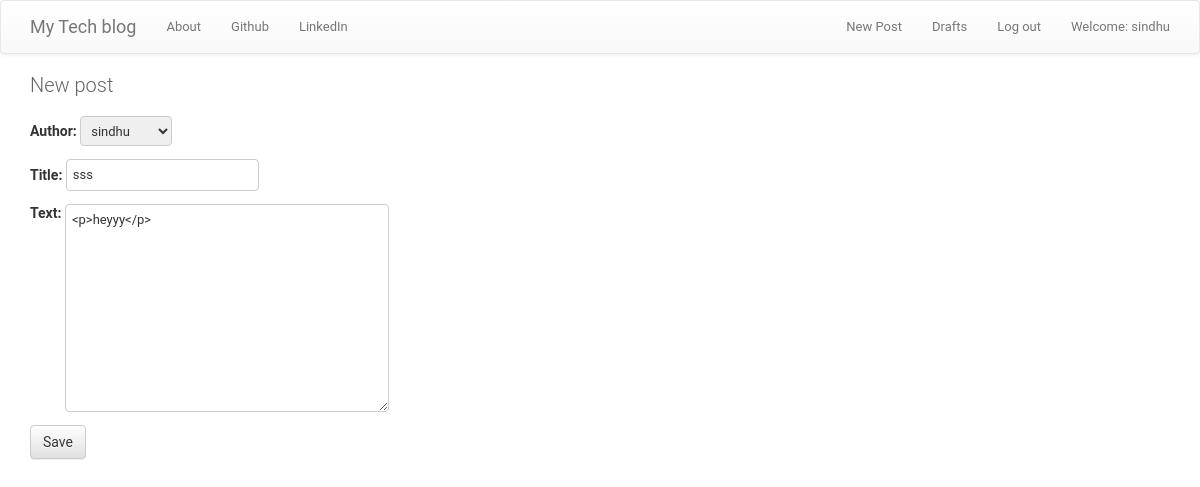
Screenshot of /blog/post/7/edit/ (signed in) with the database file from the repository.
### blog/models.py (models this page shows, shortened)
class Post(models.Model):
    author = models.ForeignKey(User, on_delete=models.CASCADE)
    title = models.CharField(max_length=200)
    text = models.TextField()
    created_date = models.DateTimeField(default=timezone.now)
    published_date = models.DateTimeField(blank=True, null=True)

### blog/views.py (the view)
# urls.py: url(r'^post/(?P<pk>\d+)/edit/$', views.PostUpdateView.as_view(), name='post_edit'),
class PostUpdateView(LoginRequiredMixin,UpdateView):
    login_url='/login/'
    redirect_field_name = 'post_detail.html'
    form_class = PostForm
    template_name = 'post_form.html'
    model=Post

### blog/forms.py
class PostForm(forms.ModelForm):
    class Meta:
        model = Post
        fields = ('author','title', 'text',)
        widgets = {
            'title': forms.TextInput(attrs={'class': 'textinputclass'}),
            'text': forms.Textarea(attrs={'class': 'editable medium-editor-textarea postcontent'}),
        }

### blog/templates/post_form.html (shortened to what this page needs)
{% extends 'base.html' %}
{% block content %}
    <h1>New post</h1>
    <form method="POST" class="post-form">
    {{form.as_p}}
    <button type="submit" class="save btn btn-default">Save</button>
    </form>
{% endblock %}

### blog/templates/base.html (shortened to what this page needs)
<!DOCTYPE html>
{% load static %}
<html>
    <head>
        <link rel="stylesheet" href="https://maxcdn.bootstrapcdn.com/bootstrap/3.3.7/css/bootstrap.min.css">
        <link rel="stylesheet" href="https://maxcdn.bootstrapcdn.com/bootstrap/3.3.7/css/bootstrap-theme.min.css">
        <link rel="stylesheet" href="//cdn.jsdelivr.net/medium-editor/latest/css/medium-editor.min.css" type="text/css" media="screen" charset="utf-8">
        <link rel="stylesheet" href="{% static 'css/blog.css' %}">
<body class='loader'>
  <nav class="navbar navbar-default techfont custom-navbar">
    <div class="container">
      <ul class="nav navbar-nav">
        <li><a class='navbar-brand bigbrand' href="{% url 'post_list' %}">My Tech blog</a></li>
        <li><a href="{% url 'about'%}">About</a></li>
        <li><a href="https://www.github.com">Github</a></li>
        <li><a href="https://www.linkedin.com">LinkedIn</a></li>
      </ul>
      <ul class="nav navbar-nav navbar-right">
        {% if user.is_authenticated %}
        <li>
          <a href="{% url 'post_new' %}" >New Post</a>
        </li>
        <li>
          <a href="{% url 'post_draft_list' %}">Drafts</a>
        </li>
        <li>
          <a href="{% url 'logout' %}" >Log out</a>
        </li>
        <li>
          <a >Welcome: {{ user.username }}</a>
        </li>
          {% else %}
          <li><a class='nav navbar-right' href="{% url 'login' %}" ><span class="glyphicon glyphicon-user"></span></a></li>
        {% endif %}
      </ul>
  </div>
</nav>
        <div class="content container">
            <div class="row">
                <div class="col-md-8">
                  <div class="blog_posts">
                    {% block content %}
                    {% endblock %}
                  </div>
                </div>
            </div>
        </div>
</body>
</html>

### blog/static/css/blog.css (style rules this page uses)
body { margin: 0; padding: 0; font-size: 14px; font-family: "Roboto","Lucida Grande","DejaVu Sans","Bitstream Vera Sans",Verdana,Arial,sans-serif; color: #333; background: #fff; }
a:link, a:visited { color: #447e9b; text-decoration: none; }
p, ol, ul, dl { margin: .2em 0 .8em 0; }
p { padding: 0; line-height: 140%; }
h1,h2,h3,h4,h5 { font-weight: bold; }
h1 { margin: 0 0 20px; font-weight: 300; font-size: 20px; color: #666; }
ul li { list-style-type: square; padding: 1px 0; }
li, dt, dd { font-size: 13px; line-height: 20px; }
form { margin: 0; padding: 0; }
input, textarea, select, .form-row p, form .button { margin: 2px 0; padding: 2px 3px; vertical-align: middle; font-family: "Roboto", "Lucida Grande", Verdana, Arial, sans-serif; font-weight: normal; font-size: 13px; }
textarea { vertical-align: top; }
input[type=text], input[type=password], input[type=email], input[type=url], input[type=number], textarea, select, .vTextField { border: 1px solid #ccc; border-radius: 4px; padding: 5px 6px; margin-top: 0; }
select { height: 30px; }

### rows the page displays
Post: author "sindhu", title "sss", text "<p>heyyy</p>"

### other values shown
{{ user.username }} "sindhu"
